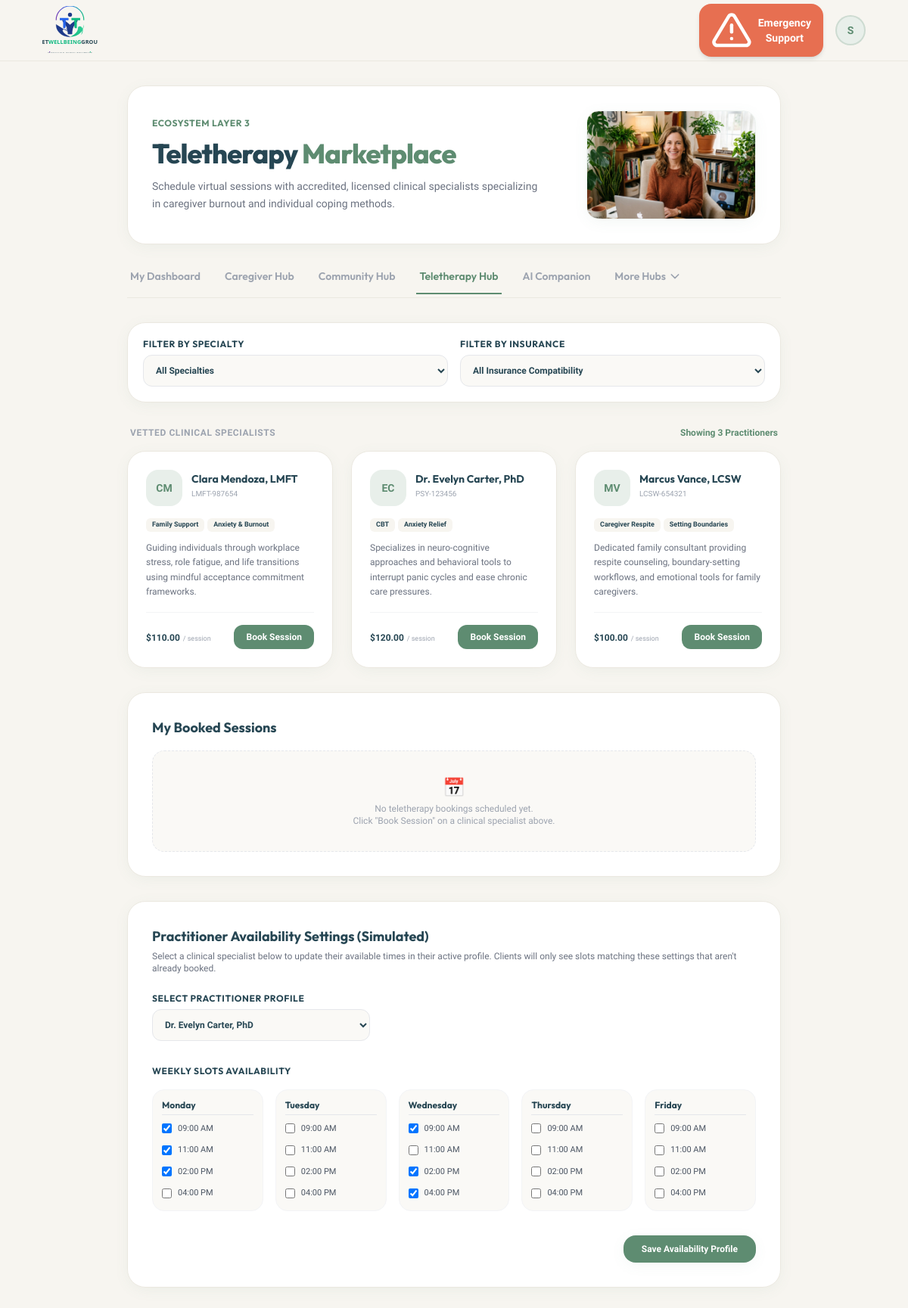
Screenshot of /teletherapy_hub.php (signed in) with the database file from the repository.
### tables this page shows
CREATE TABLE IF NOT EXISTS `users` (
    `id` INT AUTO_INCREMENT PRIMARY KEY,
    `name` VARCHAR(100) NOT NULL,
    `email` VARCHAR(100) UNIQUE NOT NULL,
    `password` VARCHAR(255) NOT NULL,
    `role` VARCHAR(20) DEFAULT 'client',
    `archetype` VARCHAR(50) DEFAULT NULL,
    `license_no` VARCHAR(100) DEFAULT NULL,
    `bio` TEXT DEFAULT NULL,
    `hourly_rate` DECIMAL(10,2) DEFAULT NULL,
    `is_approved` TINYINT(1) DEFAULT 0,
    `escrow_balance` DECIMAL(10,2) DEFAULT 0.00,
    `clearance_balance` DECIMAL(10,2) DEFAULT 0.00,
    `is_suspended` TINYINT(1) DEFAULT 0,
    `crisis_state` TINYINT(1) DEFAULT 0,
    `department_id` INT DEFAULT NULL,
    `created_at` TIMESTAMP DEFAULT CURRENT_TIMESTAMP
);

### teletherapy_hub.php (the view, shortened to what this page needs)
<?php
require_once 'db.php';
$user_id = $_SESSION['user_id'];
$user_name = $_SESSION['user_name'];
$user_initial = strtoupper(substr($user_name, 0, 1));
$user_archetype = $_SESSION['user_archetype'] ?? null;
if ($user_archetype === null) {
    if ($db_connected && $pdo) {
        try {
            $stmt = $pdo->prepare("SELECT archetype FROM users WHERE id = ?");
            $stmt->execute([$user_id]);
            $user_archetype = $stmt->fetchColumn();
        } catch (PDOException $ex) {}
    }
}
if ($user_archetype === null && isset($_SESSION['mock_users'])) {
    foreach ($_SESSION['mock_users'] as $email => $u) {
        if ($u['id'] == $user_id) {
            $user_archetype = $u['archetype'] ?? null;
            break;
        }
    }
}
$therapists = [];
if ($db_connected && $pdo) {
    try {
        $stmt = $pdo->query("SELECT * FROM users WHERE role = 'specialist' AND is_approved = 1 ORDER BY name ASC");
        $therapists = $stmt->fetchAll();
    } catch (PDOException $ex) {}
}
$bookings = [];
if ($db_connected && $pdo) {
    try {
        $stmt = $pdo->prepare("SELECT * FROM teletherapy_bookings WHERE user_id = ? ORDER BY booking_date ASC, booking_time ASC");
        $stmt->execute([$user_id]);
        $bookings = $stmt->fetchAll();
    } catch (PDOException $ex) {}
}
if (empty($bookings) && isset($_SESSION['mock_bookings'])) {
    $filtered = array_filter($_SESSION['mock_bookings'], function($b) use ($user_id) {
        return $b['user_id'] == $user_id;
    });
    usort($filtered, function($a, $b) {
        $dateA = $a['booking_date'] . ' ' . $a['booking_time'];
        $dateB = $b['booking_date'] . ' ' . $b['booking_time'];
        return strcmp($dateA, $dateB);
    });
    $bookings = $filtered;
}
?>
<!DOCTYPE html>
<html lang="en" class="h-full scroll-smooth">
<head>
    <script src="https://cdn.tailwindcss.com"></script>
</head>
<body class="min-h-full flex flex-col selection:bg-brand-sage/20 selection:text-brand-slate">
    <header class="sticky top-0 z-40 w-full border-b border-[#EBE8E0] bg-brand-bg/95 backdrop-blur-md">
        <div class="mx-auto flex h-20 max-w-6xl items-center justify-between px-4 sm:px-6 lg:px-8">
            <a href="dashboard.php" class="flex items-center transition-transform hover:scale-[1.01] active:scale-95">
                <img src="logo.svg" alt="Tet Wellbeing Group" class="h-16 w-auto">
            </a>
            <div class="flex items-center gap-4">
                <button type="button" onclick="openEmergencyModal()" class="flex items-center gap-2 rounded-2xl bg-brand-coral px-4 py-2 text-sm font-semibold text-white shadow-md transition-all duration-300 hover:bg-brand-coralHover hover:shadow-lg active:scale-95">
                    <span>Emergency Support</span>
                </button>
                <div class="relative group cursor-pointer">
                    <div class="flex h-10 w-10 items-center justify-center rounded-full border-2 border-brand-sage/20 bg-brand-sageLight text-sm font-bold text-brand-sage transition-all hover:border-brand-sage">
                        <?php echo $user_initial; ?>
                    </div>
                </div>
            </div>
        </div>
    </header>
    <main class="flex-grow mx-auto w-full max-w-4xl px-4 py-8 pb-24 md:pb-8 fade-in">
        <div class="mb-8 relative overflow-hidden rounded-3xl bg-white border border-[#EBE8E0] shadow-soft p-6 md:p-8 flex flex-col md:flex-row items-center justify-between gap-6">
            <div class="space-y-3 z-10 max-w-lg">
                <p class="text-xs font-bold tracking-wider text-brand-sage uppercase font-outfit">Ecosystem Layer 3</p>
                <h1 class="text-3xl md:text-4xl font-extrabold font-outfit text-brand-slate tracking-tight mt-1">
                    Teletherapy <span class="text-brand-sage">Marketplace</span>
                </h1>
                <p class="text-gray-500 text-sm leading-relaxed mt-1">
                    Schedule virtual sessions with accredited, licensed clinical specialists specializing in caregiver burnout and individual coping methods.
                </p>
            </div>
            <div class="relative shrink-0 w-full md:w-56 h-36 md:h-36 rounded-2xl overflow-hidden shadow-soft border border-brand-sage/10">
                <img src="images/safe_bridge.png" alt="Teletherapy Professional" class="w-full h-full object-cover">
            </div>
        </div>
        <?php include 'nav_menu.php'; ?>
        <div class="space-y-8">
            <section class="bg-white rounded-3xl p-5 shadow-soft border border-[#EBE8E0] grid grid-cols-1 sm:grid-cols-2 gap-4">
                <div>
                    <label for="filter-specialty" class="block text-xs font-bold text-brand-slate uppercase tracking-wider mb-1.5 font-outfit">Filter by Specialty</label>
                    <select id="filter-specialty" onchange="applyFilters()" class="w-full rounded-xl border border-gray-200 bg-[#FAF9F6] p-3 text-xs font-semibold focus:border-brand-sage focus:outline-none text-brand-slate">
                        <option value="all">All Specialties</option>
                    </select>
                </div>
                <div>
                    <label for="filter-insurance" class="block text-xs font-bold text-brand-slate uppercase tracking-wider mb-1.5 font-outfit">Filter by Insurance</label>
                    <select id="filter-insurance" onchange="applyFilters()" class="w-full rounded-xl border border-gray-200 bg-[#FAF9F6] p-3 text-xs font-semibold focus:border-brand-sage focus:outline-none text-brand-slate">
                        <option value="all">All Insurance Compatibility</option>
                    </select>
                </div>
            </section>
            <section>
                <div class="mb-4 flex items-center justify-between px-1">
                    <span class="text-xs text-gray-400 font-bold uppercase tracking-wider">Vetted Clinical Specialists</span>
                    <span id="filtered-count-text" class="text-xs text-brand-sage font-bold">Showing 3 Practitioners</span>
                </div>
                <div class="grid grid-cols-1 md:grid-cols-3 gap-6" id="therapists-grid">
                    <?php foreach ($therapists as $t):
                        $t_name = $t['name'];
                        $t_rate = $t['hourly_rate'] ?? 100.00;
                        $t_bio = $t['bio'] ?? '';
                        $t_license = $t['license_no'] ?? 'Accredited Specialist';
                        $specialties_attr = 'cbt,caregiver,anxiety';
                        $specialty_badges = ['Clinical Care', 'Coping Strategies'];
                        $insurances_attr = 'blue-cross,aetna,cigna,self-pay';
                        $is_recommended = false;
                        if (strpos($t_name, 'Evelyn Carter') !== false) {
                            $specialties_attr = 'cbt,anxiety';
                            $specialty_badges = ['CBT', 'Anxiety Relief'];
                            $insurances_attr = 'blue-cross,cigna,self-pay';
                        } elseif (strpos($t_name, 'Marcus Vance') !== false) {
                            $specialties_attr = 'caregiver';
                            $specialty_badges = ['Caregiver Respite', 'Setting Boundaries'];
                            $insurances_attr = 'blue-cross,aetna,self-pay';
                        } elseif (strpos($t_name, 'Clara Mendoza') !== false) {
                            $specialties_attr = 'anxiety,cbt';
                            $specialty_badges = ['Family Support', 'Anxiety & Burnout'];
                            $insurances_attr = 'aetna,cigna,self-pay';
                        } else {
                            if ($user_archetype === 'general_wellbeing') {
                                $is_recommended = true;
                            }
                        }
                        $initials = '';
                        $words = explode(' ', str_replace(['Dr.', 'PhD', 'LCSW', 'LMFT', ','], '', $t_name));
                        $words = array_filter(array_map('trim', $words));
                        foreach (array_slice($words, 0, 2) as $w) {
                            $initials .= strtoupper(substr($w, 0, 1));
                        }
                        $should_highlight = $is_recommended && isset($_GET['recommend']);
                    ?>
                    <div class="therapist-card bg-white rounded-3xl p-6 border <?php echo $should_highlight ? 'border-brand-coral bg-brand-coralLight/10 ring-2 ring-brand-coral/20' : 'border-[#EBE8E0]'; ?> shadow-soft flex flex-col justify-between transition-all duration-300 hover:shadow-card hover:-translate-y-1 relative"
                         data-specialties="<?php echo $specialties_attr; ?>" data-insurances="<?php echo $insurances_attr; ?>">
                        <div>
                            <div class="flex items-center gap-3 mb-4">
                                <div class="h-12 w-12 rounded-2xl bg-brand-sageLight text-brand-sage flex items-center justify-center font-bold text-sm">
                                    <?php echo $initials; ?>
                                </div>
                                <div>
                                    <h4 class="font-bold text-brand-slate text-sm font-outfit"><?php echo htmlspecialchars($t_name); ?></h4>
                                    <span class="text-[10px] text-gray-400 font-medium truncate max-w-[150px] inline-block"><?php echo htmlspecialchars($t_license); ?></span>
                                </div>
                            </div>
                            <div class="flex flex-wrap gap-1 mb-3">
                                <?php foreach ($specialty_badges as $badge): ?>
                                    <span class="px-2 py-0.5 rounded-md bg-brand-bg text-[9px] font-bold text-brand-slate"><?php echo htmlspecialchars($badge); ?></span>
                                <?php endforeach; ?>
                            </div>
                            <p class="text-xs text-gray-500 leading-relaxed mb-4">
                                <?php echo htmlspecialchars($t_bio); ?>
                            </p>
                        </div>
                        <div class="pt-4 border-t border-gray-100 flex items-center justify-between">
                            <div>
                                <span class="text-xs font-bold text-brand-slate">$<?php echo number_format($t_rate, 2); ?></span>
                                <span class="text-[9px] text-gray-400">/ session</span>
                            </div>
                            <button type="button" onclick="openBookingModal('<?php echo htmlspecialchars($t_name); ?>')" class="px-4 py-2 rounded-xl bg-brand-sage hover:bg-brand-sageHover text-white text-xs font-bold transition-all active:scale-95">
                                Book Session
                            </button>
                        </div>
                    </div>
                    <?php endforeach; ?>
                </div>
            </section>
            <section class="bg-white rounded-3xl p-6 md:p-8 shadow-soft border border-[#EBE8E0]">
                <h3 class="text-lg font-bold font-outfit text-brand-slate mb-4">My Booked Sessions</h3>
                <?php if (empty($bookings)): ?>
                    <div class="text-center py-8 text-gray-400 text-xs bg-[#FAF9F6] rounded-2xl border border-dashed border-gray-200">
                        <span class="text-2xl block mb-1">📅</span>
                        No teletherapy bookings scheduled yet.<br>Click "Book Session" on a clinical specialist above.
                    </div>
                <?php endif; ?>
            </section>
            <section class="bg-white rounded-3xl p-6 md:p-8 shadow-soft border border-[#EBE8E0]">
                <div class="mb-4">
                    <?php if (($_SESSION['user_role'] ?? 'client') === 'client'): ?>
                        <h3 class="text-lg font-bold font-outfit text-brand-slate">Practitioner Availability Profile (Read-Only)</h3>
                        <p class="text-xs text-gray-500 mt-1">Select a clinical specialist below to view their active availability profile set by the consultant. To schedule a session, click on one of the available times above under 'Book a Session'.</p>
                    <?php else: ?>
                        <h3 class="text-lg font-bold font-outfit text-brand-slate">Practitioner Availability Settings (Simulated)</h3>
                        <p class="text-xs text-gray-500 mt-1">Select a clinical specialist below to update their available times in their active profile. Clients will only see slots matching these settings that aren't already booked.</p>
                    <?php endif; ?>
                </div>
                <form method="POST" action="teletherapy_hub.php" class="space-y-6">
                    <div class="w-full sm:w-72">
                        <label for="editor-therapist" class="block text-xs font-bold text-brand-slate uppercase tracking-wider mb-1.5 font-outfit">Select Practitioner Profile</label>
                        <select id="editor-therapist" name="therapist_name" onchange="loadEditorAvailability()" class="w-full rounded-xl border border-gray-200 bg-[#FAF9F6] p-3 text-xs font-semibold focus:border-brand-sage focus:outline-none text-brand-slate">
                            <option value="Dr. Evelyn Carter, PhD">Dr. Evelyn Carter, PhD</option>
                        </select>
                    </div>
                    <div class="space-y-4 pt-2">
                        <span class="block text-xs font-bold text-brand-slate uppercase tracking-wider font-outfit">Weekly Slots Availability</span>
                        <div class="grid grid-cols-1 sm:grid-cols-5 gap-4" id="availability-checkboxes-grid">
                            <?php
                            $days = ['Monday', 'Tuesday', 'Wednesday', 'Thursday', 'Friday'];
                            $slots = ['09:00 AM', '11:00 AM', '02:00 PM', '04:00 PM'];
                            $disabled_attr = (($_SESSION['user_role'] ?? 'client') === 'client') ? ' disabled onclick="return false;"' : '';
                            foreach ($days as $d) {
                                echo '<div class="p-3 bg-[#FAF9F6] rounded-2xl border border-gray-100 space-y-2">';
                                echo '<h4 class="text-xs font-bold text-brand-slate border-b border-gray-200 pb-1 font-outfit">' . $d . '</h4>';
                                foreach ($slots as $s) {
                                    $key = $d . '|' . $s;
                                    echo '<label class="flex items-center gap-2 cursor-pointer select-none text-[11px] text-gray-600 font-medium py-0.5 hover:text-brand-slate">';
                                    echo '<input type="checkbox" name="slots[]" value="' . htmlspecialchars($key) . '" class="avail-chk rounded border-gray-300 text-brand-sage focus:ring-brand-sage" data-day="' . $d . '" data-slot="' . $s . '"' . $disabled_attr . '>';
                                    echo '<span>' . $s . '</span>';
                                    echo '</label>';
                                }
                                echo '</div>';
                            }
                            ?>
                        </div>
                    </div>
                    <?php if (($_SESSION['user_role'] ?? 'client') !== 'client'): ?>
                    <div class="flex justify-end pt-2">
                        <button type="submit" class="px-6 py-2.5 rounded-2xl bg-brand-sage hover:bg-brand-sageHover text-white font-bold text-xs shadow-soft transition-all active:scale-95">
                            Save Availability Profile
                        </button>
                    </div>
                    <?php endif; ?>
                </form>
            </section>
        </div>
    </main>
</body>
</html>

### rows the page displays
users: initials "CM", name "Clara Mendoza, LMFT", license_no "LMFT-987654", badge "Family Support", badge "Anxiety & Burnout", bio "Guiding individuals through workplace stress, role fatigue, and life transitions using mindful acceptance commitment frameworks.", hourly_rate "110.00"
users: initials "EC", name "Dr. Evelyn Carter, PhD", license_no "PSY-123456", badge "CBT", badge "Anxiety Relief", bio "Specializes in neuro-cognitive approaches and behavioral tools to interrupt panic cycles and ease chronic care pressures.", hourly_rate "120.00"
users: initials "MV", name "Marcus Vance, LCSW", license_no "LCSW-654321", badge "Caregiver Respite", badge "Setting Boundaries", bio "Dedicated family consultant providing respite counseling, boundary-setting workflows, and emotional tools for family caregivers.", hourly_rate "100.00"

### other values shown
$user_initial "S"
$d "Monday"
$s "09:00 AM"
$s "11:00 AM"
$s "02:00 PM"
$s "04:00 PM"
$d "Tuesday"
$d "Wednesday"
$d "Thursday"
$d "Friday"
